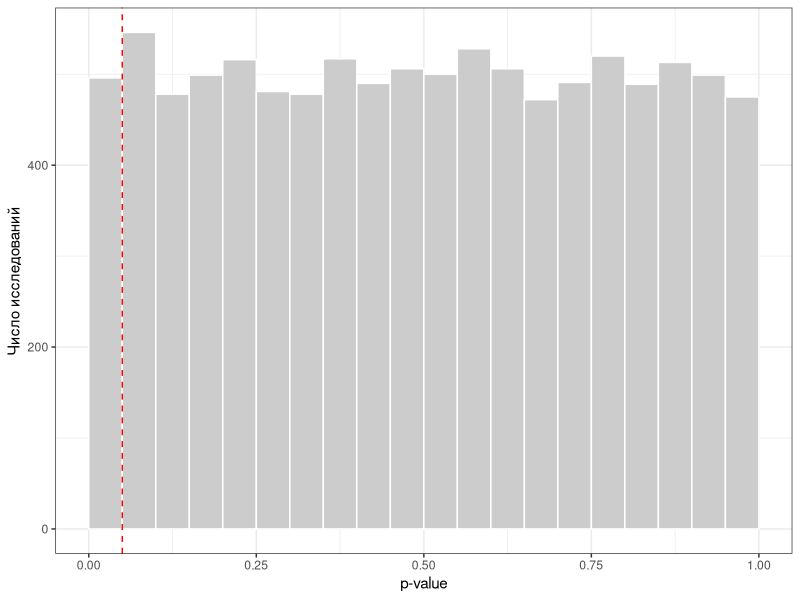
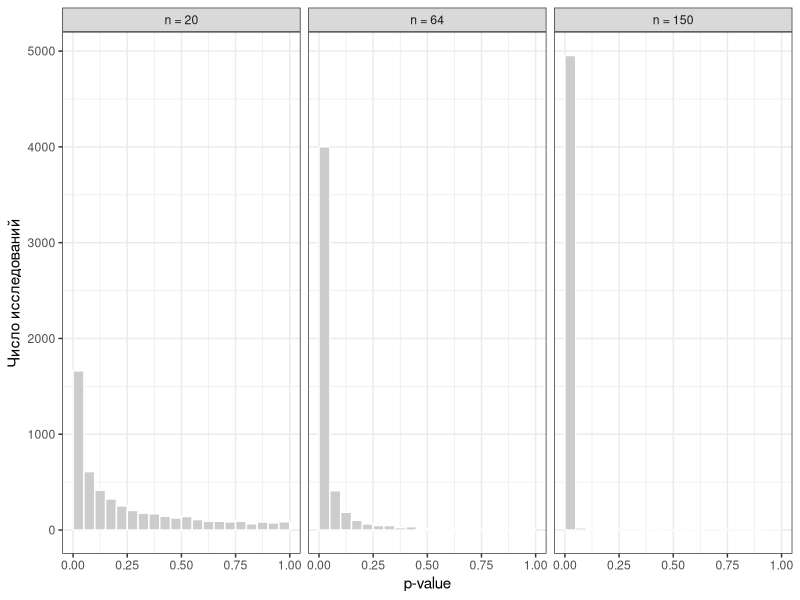

Reproduce these figures in R, in order.
## ---- chunk 1
knitr::opts_chunk$set(echo = TRUE, eval = TRUE, warning = FALSE, message = FALSE, error = FALSE,
                      fig.height = 3.4, fig.width = 6.5)
## ---- chunk 2
library(tidyverse)
theme_set(theme_bw())
## ---- chunk 3
share <- read_csv("data/sharexp/share_clean.csv", show_col_types = FALSE)
## ---- chunk 4
# одно «исследование»: две группы по n человек, истинная разность средних = d (в SD)
one_study <- function(n = 30, d = 0) {
  g1 <- rnorm(n)
  g2 <- rnorm(n, mean = d)
  t.test(g1, g2)$p.value
}
## ---- chunk 5
#| label: fig-p-h0
#| fig-cap: "Распределение p-value при верной $H_0$ (10 000 симулированных исследований)"
set.seed(2026)
p_h0 <- replicate(10000, one_study(n = 30, d = 0))

tibble(p = p_h0) |>
  ggplot(aes(p)) +
  geom_histogram(breaks = seq(0, 1, by = 0.05), fill = "grey80", colour = "white") +
  geom_vline(xintercept = 0.05, colour = "red", linetype = "dashed") +
  labs(x = "p-value", y = "Число исследований")
## ---- chunk 6
mean(p_h0 <= 0.05)
mean(p_h0 <= 0.10)
## ---- chunk 7
#| label: fig-p-h1
#| fig-cap: "Распределение p-value при существующем эффекте ($d = 0.5$) для разного объёма выборки в группе"
#| fig-height: 3.2
set.seed(2026)
p_h1 <- expand_grid(n = c(20, 64, 150), rep = 1:5000) |>
  mutate(p = map_dbl(n, \(n) one_study(n, d = 0.5)),
         n = factor(n, labels = paste("n =", c(20, 64, 150))))

p_h1 |>
  ggplot(aes(p)) +
  geom_histogram(breaks = seq(0, 1, by = 0.05), fill = "grey80", colour = "white") +
  facet_wrap(~ n) +
  labs(x = "p-value", y = "Число исследований")

p_h1 |> summarise(power = mean(p < 0.05), .by = n)
## ---- chunk 8
# как часто p оказывается в диапазоне (0.04; 0.05)?
bind_rows(
  p_h1 |> summarise(share = mean(p > 0.04 & p < 0.05), .by = n) |> mutate(n = as.character(n)),
  tibble(n = "H0 (эффекта нет)", share = mean(p_h0 > 0.04 & p_h0 < 0.05))
)
## ---- chunk 9
ppv <- function(prior, power, alpha = 0.05) {
  prior * power / (prior * power + (1 - prior) * alpha)
}

expand_grid(prior = c(0.5, 0.1, 0.01), power = c(0.8, 0.5, 0.2)) |>
  mutate(PPV = ppv(prior, power)) |>
  pivot_wider(names_from = power, values_from = PPV, names_prefix = "power = ") |>
  mutate(across(starts_with("power"), \(v) round(v, 2)))
## ---- chunk 10
set.seed(2026)
sim_d <- replicate(10000, {
  g1 <- rnorm(20); g2 <- rnorm(20, mean = 0.3)
  c(p = t.test(g1, g2)$p.value, d = (mean(g2) - mean(g1)) / sqrt((var(g1) + var(g2)) / 2))
}) |> t() |> as_tibble()

c(`истинное d` = 0.3,
  `среднее d среди всех исследований` = mean(sim_d$d),
  `среднее d среди значимых` = mean(sim_d$d[sim_d$p < 0.05]),
  `доля значимых (мощность)` = mean(sim_d$p < 0.05))
## ---- chunk 11
tibble(m = c(1, 3, 5, 10, 20, 50, 100)) |>
  mutate(fwer = 1 - (1 - 0.05)^m)
## ---- chunk 12
set.seed(2026)
one_battery <- function(m = 20, n = 30) {
  map_dbl(1:m, \(i) one_study(n, d = 0))
}

batteries <- replicate(2000, one_battery(), simplify = FALSE)

# доля батарей, где хотя бы один тест «значим»
mean(map_lgl(batteries, \(p) any(p < 0.05)))
## ---- chunk 13
p_raw <- c(0.001, 0.008, 0.02, 0.04, 0.045, 0.30, 0.65)

tibble(p_raw,
       bonferroni = p.adjust(p_raw, "bonferroni"),
       holm = p.adjust(p_raw, "holm"),
       BH = p.adjust(p_raw, "BH")) |>
  mutate(across(everything(), \(v) round(v, 3)))
## ---- chunk 14
mean(map_lgl(batteries, \(p) any(p.adjust(p, "holm") < 0.05)))
## ---- chunk 15
cells <- share |>
  filter(correct) |>
  summarise(m = mean(time1), .by = c(id, platform, trialtype, setsize)) |>
  nest(.by = c(trialtype, setsize)) |>
  mutate(p = map_dbl(data, \(d) t.test(m ~ platform, data = d)$p.value),
         p_holm = p.adjust(p, "holm")) |>
  select(trialtype, setsize, p, p_holm) |>
  arrange(p)

cells
## ---- chunk 16
set.seed(2026)
peeking <- function(n_start = 10, n_max = 100, step = 5) {
  g1 <- rnorm(n_start); g2 <- rnorm(n_start)
  repeat {
    if (t.test(g1, g2)$p.value < 0.05) return(TRUE)   # остановились: «нашли эффект»
    if (length(g1) >= n_max) return(FALSE)
    g1 <- c(g1, rnorm(step)); g2 <- c(g2, rnorm(step))
  }
}

mean(replicate(2000, peeking()))
